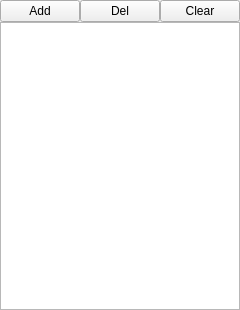
<?xml version="1.0" encoding="UTF-8"?>
<ui version="4.0">
 <class>MoonPlaylist</class>
 <widget class="QWidget" name="MoonPlaylist">
  <property name="geometry">
   <rect>
    <x>0</x>
    <y>0</y>
    <width>176</width>
    <height>310</height>
   </rect>
  </property>
  <property name="maximumSize">
   <size>
    <width>180</width>
    <height>16777215</height>
   </size>
  </property>
  <layout class="QVBoxLayout" name="verticalLayout">
   <property name="spacing">
    <number>0</number>
   </property>
   <property name="margin">
    <number>0</number>
   </property>
   <item>
    <layout class="QHBoxLayout" name="horizontalLayout">
     <property name="spacing">
      <number>0</number>
     </property>
     <item>
      <widget class="QPushButton" name="addButton">
       <property name="text">
        <string>Add</string>
       </property>
      </widget>
     </item>
     <item>
      <widget class="QPushButton" name="delButton">
       <property name="text">
        <string>Del</string>
       </property>
      </widget>
     </item>
     <item>
      <spacer name="horizontalSpacer">
       <property name="orientation">
        <enum>Qt::Horizontal</enum>
       </property>
       <property name="sizeHint" stdset="0">
        <size>
         <width>40</width>
         <height>20</height>
        </size>
       </property>
      </spacer>
     </item>
     <item>
      <widget class="QPushButton" name="clearButton">
       <property name="text">
        <string>Clear</string>
       </property>
      </widget>
     </item>
    </layout>
   </item>
   <item>
    <widget class="QListWidget" name="listWidget"/>
   </item>
  </layout>
 </widget>
 <resources/>
 <connections/>
</ui>
